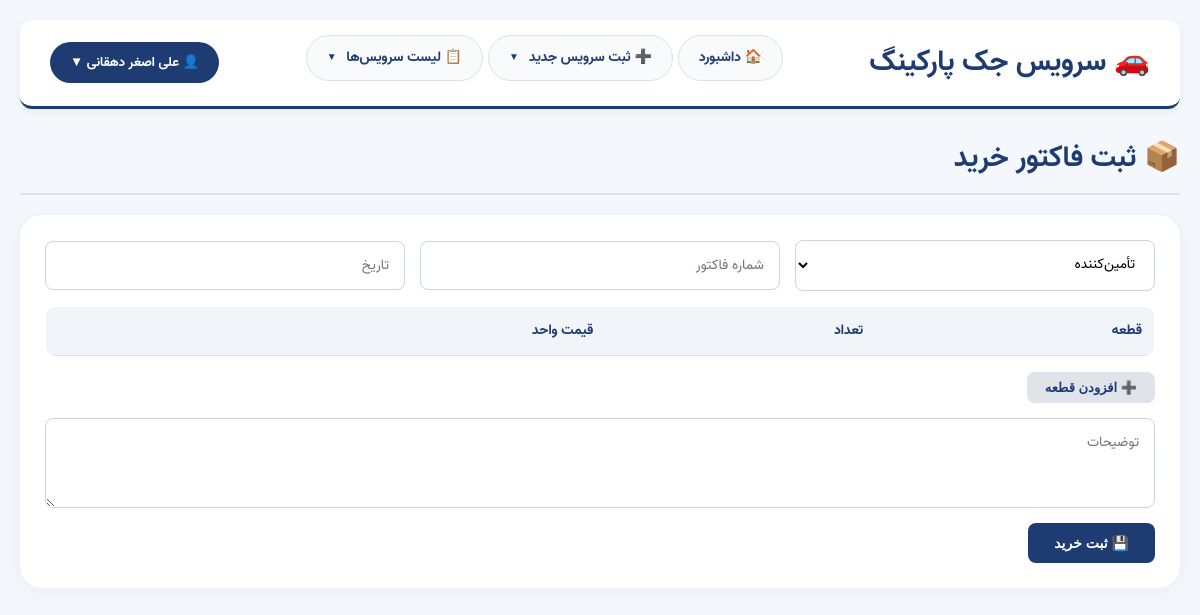
The page /purchases.php (signed in) on the database its author committed.
### tables this page shows
CREATE TABLE IF NOT EXISTS `menu_items` (
  `id` int(11) NOT NULL AUTO_INCREMENT,
  `title` varchar(100) NOT NULL,
  `url` varchar(255) NOT NULL,
  `sort_order` int(11) DEFAULT 0,
  `parent_id` int(11) DEFAULT NULL,
  `icon` varchar(10) DEFAULT NULL,
  `is_active` tinyint(1) DEFAULT 1,
  PRIMARY KEY (`id`)
);

### purchases.php (the view, shortened to what this page needs)
<?php
require_once __DIR__ . '/config.php';
require_once __DIR__ . '/header.php';
?>
<h2>📦 ثبت فاکتور خرید</h2>
<div class="purchase-form">
    <form id="purchaseForm">
        <div class="form-row">
            <select id="purchaseSupplier" required><option value="">تأمین‌کننده</option>
            </select>
            <input type="text" id="purchaseInvoice" placeholder="شماره فاکتور">
            <input type="text" id="purchaseDate" class="datepicker-input" readonly placeholder="تاریخ">
        </div>
        <table class="items-table" id="purchaseItemsTable">
            <thead><tr><th>قطعه</th><th>تعداد</th><th>قیمت واحد</th><th></th></tr></thead>
        </table>
        <button type="button" class="btn small" onclick="addPurchaseItemRow()">➕ افزودن قطعه</button>
        <div class="form-row" style="margin-top:15px;">
            <textarea id="purchaseNotes" placeholder="توضیحات"></textarea>
        </div>
        <div class="modal-actions">
            <button type="submit" class="btn primary">💾 ثبت خرید</button>
        </div>
    </form>
</div>

### header.php (shortened to what this page needs)
<?php
require_once __DIR__ . '/config.php';
$currentPage = basename($_SERVER['PHP_SELF']);
$topMenu = $pdo->query("
    SELECT * FROM menu_items
    WHERE parent_id IS NULL AND is_active = 1
    ORDER BY sort_order
")->fetchAll(PDO::FETCH_ASSOC);
$allSubMenus = $pdo->query("
    SELECT * FROM menu_items
    WHERE parent_id IS NOT NULL AND is_active = 1
    ORDER BY sort_order
")->fetchAll(PDO::FETCH_ASSOC);
$subMenus = [];
foreach ($allSubMenus as $sub) {
    $subMenus[$sub['parent_id']][] = $sub;
}
$isLoggedIn = isset($_SESSION['user_id']);
$userFullName = $_SESSION['user_full_name'] ?? '';
?>
<!DOCTYPE html>
<html lang="fa" dir="rtl">
<head>
    <link rel="stylesheet" href="style.css">
</head>
<body>
<div class="container">
    <header class="main-header">
        <div class="logo"><h1>🚗 سرویس جک پارکینگ</h1></div>
        <nav class="main-nav">
            <?php foreach ($topMenu as $item):
                $hasSub = isset($subMenus[$item['id']]) && count($subMenus[$item['id']]) > 0;
                $isActive = ($currentPage == basename($item['url']));
            ?>
                <div class="menu-item">
                    <?php if ($hasSub): ?>
                        <a href="javascript:void(0)" class="menu-link <?= $isActive ? 'active' : '' ?>">
                            <?= htmlspecialchars($item['title']) ?>
                            <span class="arrow">▼</span>
                        </a>
                    <?php else: ?>
                        <a href="<?= $item['url'] ?>" class="menu-link <?= $isActive ? 'active' : '' ?>">
                            <?= htmlspecialchars($item['title']) ?>
                        </a>
                    <?php endif; ?>
                </div>
            <?php endforeach; ?>
        </nav>
        <?php if ($isLoggedIn): ?>
            <div class="user-menu">
                <button class="user-menu-btn" onclick="document.getElementById('userDropdown').classList.toggle('show')">
                    👤 <?= htmlspecialchars($userFullName) ?> ▼
                </button>
            </div>
        <?php else: ?>
            <a href="login.php" class="btn small">ورود</a>
        <?php endif; ?>
    </header>
    <main>

### style.css (style rules this page uses)
* { box-sizing: border-box; margin: 0; padding: 0; }
body { font-family: 'Vazir', Tahoma, sans-serif; background: #f4f7fc; color: #1a1a1a; font-size: 14px; line-height: 1.7; direction: rtl; }
.container { max-width: 1300px; margin: 0 auto; padding: 20px; }
.main-header { background: #ffffff; border-radius: 12px; box-shadow: 0 2px 8px rgba(0,0,0,0.06); padding: 15px 30px; margin-bottom: 25px; display: flex; align-items: center; justify-content: space-between; border-bottom: 3px solid #1e3c72; }
.logo h1 { font-size: 1.8rem; color: #1e3c72; font-weight: bold; }
h2 { color: #1e3c72; font-size: 1.8rem; margin-bottom: 20px; border-bottom: 2px solid #e0e4ea; padding-bottom: 10px; }
.form-row { display: flex; flex-wrap: wrap; gap: 15px; margin-bottom: 15px; align-items: center; }
.form-row input, .form-row select, .form-row textarea, input, textarea, select { padding: 12px 15px; border: 1px solid #ccd4dd; border-radius: 8px; font-size: 14px; background: #ffffff; font-family: inherit; transition: 0.2s; flex: 1 1 220px; }
textarea { min-height: 90px; resize: vertical; }
.btn { display: inline-block; padding: 12px 26px; border-radius: 8px; font-weight: 600; font-size: 14px; cursor: pointer; transition: 0.2s; text-decoration: none; border: none; background: #e0e4ea; color: #1e3c72; }
.btn.primary { background: #1e3c72; color: white; }
.btn.small { padding: 8px 18px; font-size: 13px; }
table { width: 100%; border-collapse: collapse; background: white; border-radius: 10px; overflow: hidden; border: 1px solid #e0e4ea; font-size: 14px; }
th { background: #f4f6f9; color: #1e3c72; font-weight: 600; padding: 12px 10px; text-align: right; border-bottom: 2px solid #dce1e8; }
.datepicker-input { cursor: pointer; padding-left: 35px; }
.main-nav { display: flex; align-items: center; gap: 5px; flex-wrap: wrap; }
.menu-item { position: relative; padding-bottom: 10px; }
.menu-link { display: flex; align-items: center; gap: 6px; padding: 10px 20px; border-radius: 40px; background: #f8fafc; color: #1e3c72; text-decoration: none; font-weight: 600; transition: 0.2s; border: 1px solid #dce1e8; white-space: nowrap; }

### header.php (style rules this page uses)
.main-nav { display: flex; align-items: center; gap: 5px; }
.menu-item { position: relative; display: inline-block; }
.menu-link { display: flex; align-items: center; gap: 6px; padding: 10px 20px; border-radius: 40px; background: #f8fafc; color: #1e3c72; text-decoration: none; font-weight: 600; transition: 0.2s; border: 1px solid #dce1e8; white-space: nowrap; }
.menu-link .arrow { font-size: 10px; margin-right: 4px; transition: 0.2s; }
.user-menu { position: relative; display: inline-block; }
.user-menu-btn { background: #1e3c72; color: white; padding: 10px 20px; border-radius: 40px; cursor: pointer; border: none; font-family: inherit; font-weight: bold; display: flex; align-items: center; gap: 8px; transition: 0.2s; }

### purchases.php (style rules this page uses)
.purchase-form { background: #fff; border-radius: 22px; padding: 25px; box-shadow: 0 3px 18px rgba(0,0,0,0.05); }
.items-table { width: 100%; border-collapse: collapse; margin: 15px 0; }
.items-table th { background: #f1f5f9; padding: 12px; }

### rows shown on the page
menu_items: title "🏠 داشبورد"
menu_items: title "➕ ثبت سرویس جدید"
menu_items: title "📋 لیست سرویس‌ها"

### other values the page prints
$userFullName "علی اصغر دهقانی"
